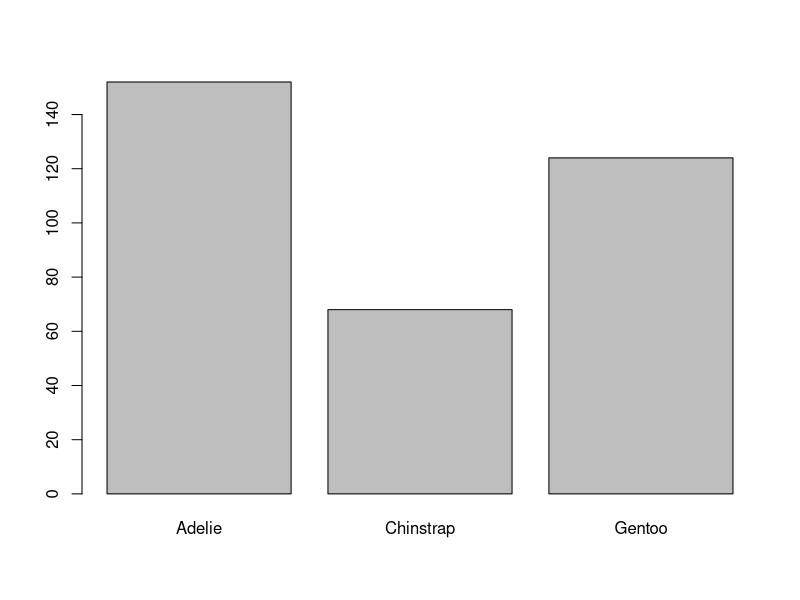

This figure's R source:
## ---- chunk 1
# here is annotation in green followed by code
plot(palmerpenguins::penguins$species)
